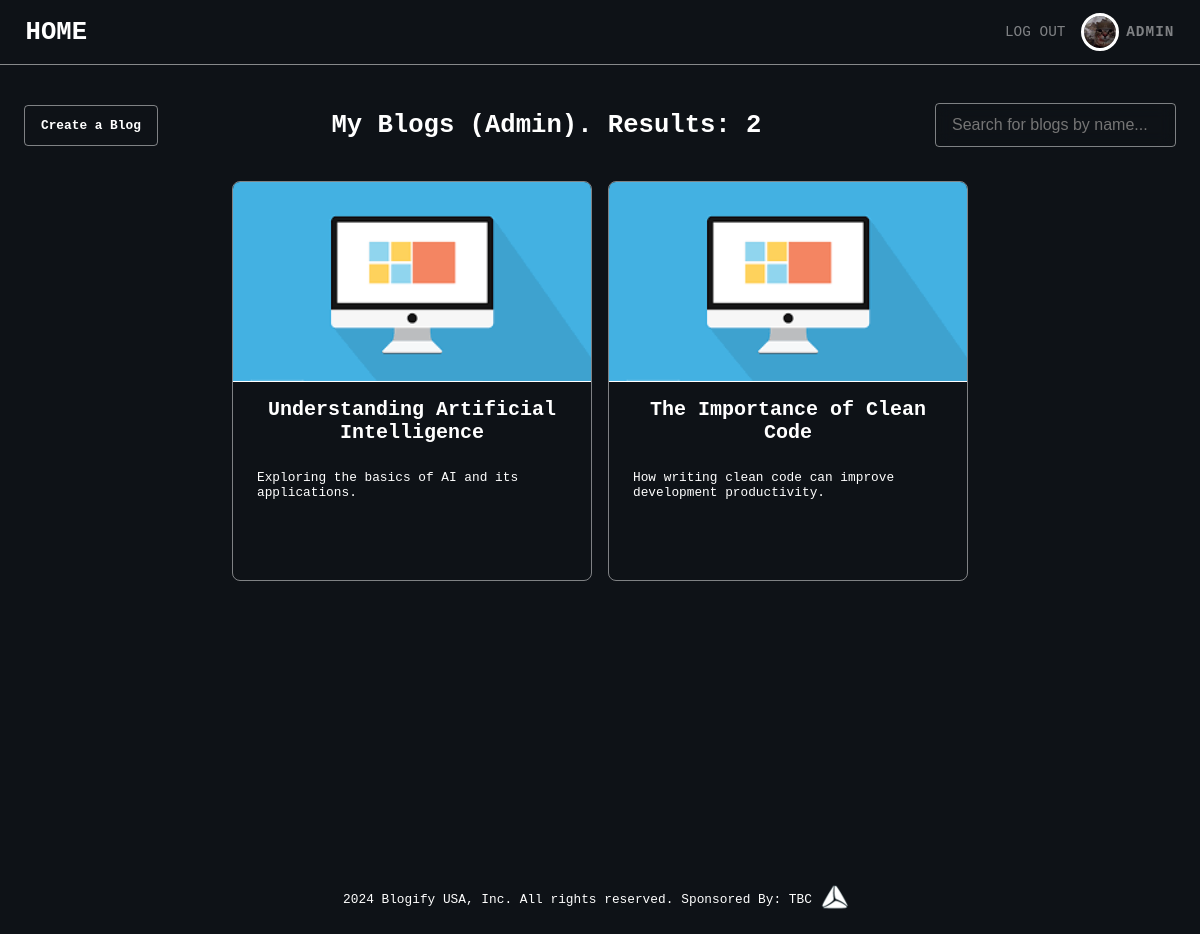
The page /my_blogs (signed in) on the database its author committed.
### models.py (models this page shows, shortened)
class User(db.Model, UserMixin):
    id = db.Column(db.Integer, primary_key=True)
    name = db.Column(db.String, nullable=False)
    email = db.Column(db.String, nullable=False, unique=True)
    password = db.Column(db.String, nullable=False)
    image = db.Column(db.String, nullable=False)
    role = db.Column(db.String, nullable=False, default="user")

class Blog(db.Model):
    id = db.Column(db.Integer, primary_key=True)
    name = db.Column(db.String, nullable=False)
    description = db.Column(db.String, nullable=False)
    article = db.Column(db.String, nullable=False)
    user = db.Column(db.Integer, nullable=False)
    likes = db.Column(db.Integer, nullable=False)
    dislikes = db.Column(db.Integer, nullable=False)
    image = db.Column(db.String, nullable=False)

### routes.py (the view)
@app.route("/my_blogs")
@login_required
def renderOwnedBlogs():
    blogs = (
        Blog.query.filter(Blog.user == current_user.id)
        .order_by(Blog.likes.desc())
        .all()
    )
    return render_template(
        "searched_blogs.html",
        blogs=blogs,
        title="My Blogs",
        page_name=f"My Blogs ({current_user.name}). Results: {len(blogs)}",
    )

### models.py (called while the page is built)
@login_manager.user_loader
def load_user(user_id):
    return User.query.get(user_id)

### templates/searched_blogs.html
{% extends "base.html" %} {% block content %}
<main class="main">
	<div class="blog__header">
		{% if current_user.is_authenticated %}
		<div class="create-blog__btn">
			<a href="/blogs/create" class="create-blog__link">Create a Blog</a>
		</div>
		{% endif %}
		<h2 class="heading-secondary blog__page-name">{{page_name}}</h2>
		<form action="/blogs/search" class="blog__search">
			<input class="blog__search-input" id="s" name="s" type="text" placeholder="Search for blogs by name..." />
		</form>
	</div>
	<div class="blogs">
		{% for blog in blogs %}
		<div class="blog-card" id="{{blog.id}}">
			<div class="blog-card__cover">
				<img src="/static/images/blogs/{{blog.image}}" alt="Cover image of the blog" class="blog-card__image" />
			</div>
			<div class="blog-card__wrapper">
				<h3 class="heading-tertiary blog-card__title">{{blog.name}}</h3>
				<p class="blog-card__description">{{blog.description}}</p>
			</div>
		</div>
		{% endfor %}
	</div>
</main>
{% endblock %}

### templates/_header.html
<header class="header">
	<h2 class="heading-secondary header__logo"><a href="/">HOME</a></h2>
	{% if current_user.is_authenticated %}
	<div class="header__user">
		<div class="header__user-logout">
			<a class="header__user-logout-link" href="/user/logout">Log Out</a>
		</div>
		<div class="header__user-img">
			<a class="header__user-link" href="/me">
				<img src="/static/images/users/{{current_user.image}}" alt="Image of the User" />
			</a>
		</div>
		<div class="header__user-content">
			<p class="header__user-name">{{current_user.name.split(' ')[0].upper()}}</p>
		</div>
	</div>
	{% else %}
	<div class="header__options">
		<a href="/login" class="btn-login">Log In</a>
		<a href="/signup" class="btn-signup">Sign Up</a>
	</div>
	{% endif %}
</header>

### static/css/style.css (style rules this page uses)
*, *::before, *::after { margin: 0; padding: 0; box-sizing: inherit; }
html { font-size: 62.5%; }
@media only screen and (max-width: 1200px) { html { font-size: 50%; } }
body { box-sizing: border-box; font-size: 1.6rem; font-family: monospace; overflow-x: hidden; background-color: #0e1217; width: 100%; }
a { text-decoration: none; }
.main { padding: 4.8rem 1rem; min-height: 100vh; background-color: #0e1217; }
.heading-secondary { color: #ffffff; font-size: 3.2rem; }
.heading-tertiary { font-size: 2.5rem; color: #ffffff; }
.header { display: flex; align-items: center; justify-content: space-between; width: 100%; box-shadow: 0 0 2rem rgba(0, 0, 0, 0.3); padding: 2rem 3.2rem; background-color: transparent; border-bottom: 1px solid rgba(255, 255, 255, 0.5); }
.header__logo a { color: inherit; transition: all 0.3s; }
.header__user { display: flex; align-items: center; gap: 1.3rem; }
.header__user-img { width: 4rem; height: 4rem; border-radius: 50%; outline: 3px solid #ffffff; overflow: hidden; transition: all 0.3s; }
.header__user-img img { width: 100%; height: 100%; }
.header__user-content { color: rgba(255, 255, 255, 0.47); font-size: 1.8rem; font-weight: 600; letter-spacing: 1px; }
.header__user-logout { margin-right: 1rem; transition: all 0.3s; }
.header__user-logout-link { font-size: 1.8rem; text-transform: uppercase; color: rgba(255, 255, 255, 0.47); }
.blogs { width: 100%; display: flex; flex-direction: row; padding: 1rem; gap: 2rem; flex-wrap: wrap; justify-content: center; }
.blog-card { max-width: 45rem; min-height: 50rem; width: 100%; border: 1px solid rgba(255, 255, 255, 0.47); border-radius: 1rem; transition: transform 0.3s; overflow: hidden; }
.blog-card__wrapper { display: flex; flex-direction: column; padding: 2rem 3rem; height: 100%; }
.blog-card__cover { width: 100%; max-height: 25rem; height: 100%; object-fit: cover; object-position: center; border-bottom: 1px solid #ffffff; }
.blog-card__image { width: 100%; height: 100%; object-fit: cover; object-position: center; }
.blog-card__title { word-wrap: break-word; white-space: pre-wrap; word-break: break-word; margin-bottom: 3.2rem; text-align: center; }
.blog-card__description { word-wrap: break-word; white-space: pre-wrap; word-break: break-word; color: #ffffff; margin-bottom: auto; }
.create-blog__btn { display: inline-block; padding: 1.5rem 2rem; background-color: transparent; border: 1px solid rgba(255, 255, 255, 0.47); border-radius: 0.5rem; transition: all 0.3s; }
.create-blog__link { color: #ffffff; font-weight: 600; }
.blog__page-name { margin-left: auto; }
.blog__header { display: flex; align-items: center; justify-content: space-between; text-align: center; margin: 0 2rem 3.2rem 2rem; }
.blog__search { margin-left: auto; }
.blog__search-input { padding: 1.5rem 2rem; backdrop-filter: blur(1rem); background-color: transparent; border: 1px solid rgba(255, 255, 255, 0.47); border-radius: 0.5rem; font-size: 2rem; color: #ffffff; }

### rows shown on the page
User: image (picture), name.split "ADMIN"
Blog: image (placeholder picture), name "Understanding Artificial Intelligence", description "Exploring the basics of AI and its applications."
Blog: image (placeholder picture), name "The Importance of Clean Code", description "How writing clean code can improve development productivity."

### other values the page prints
{{ page_name }} "My Blogs (Admin). Results: 2"
